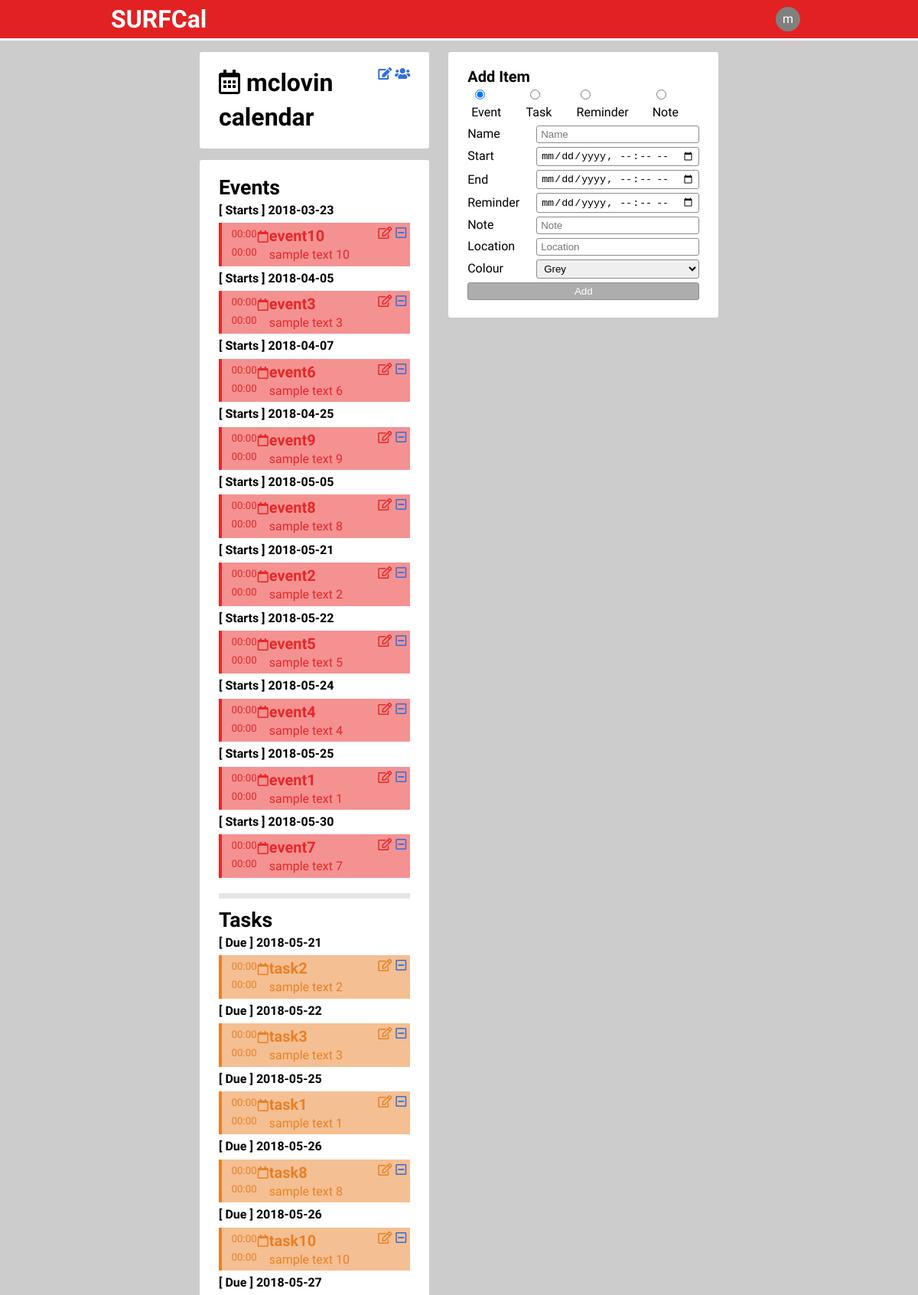
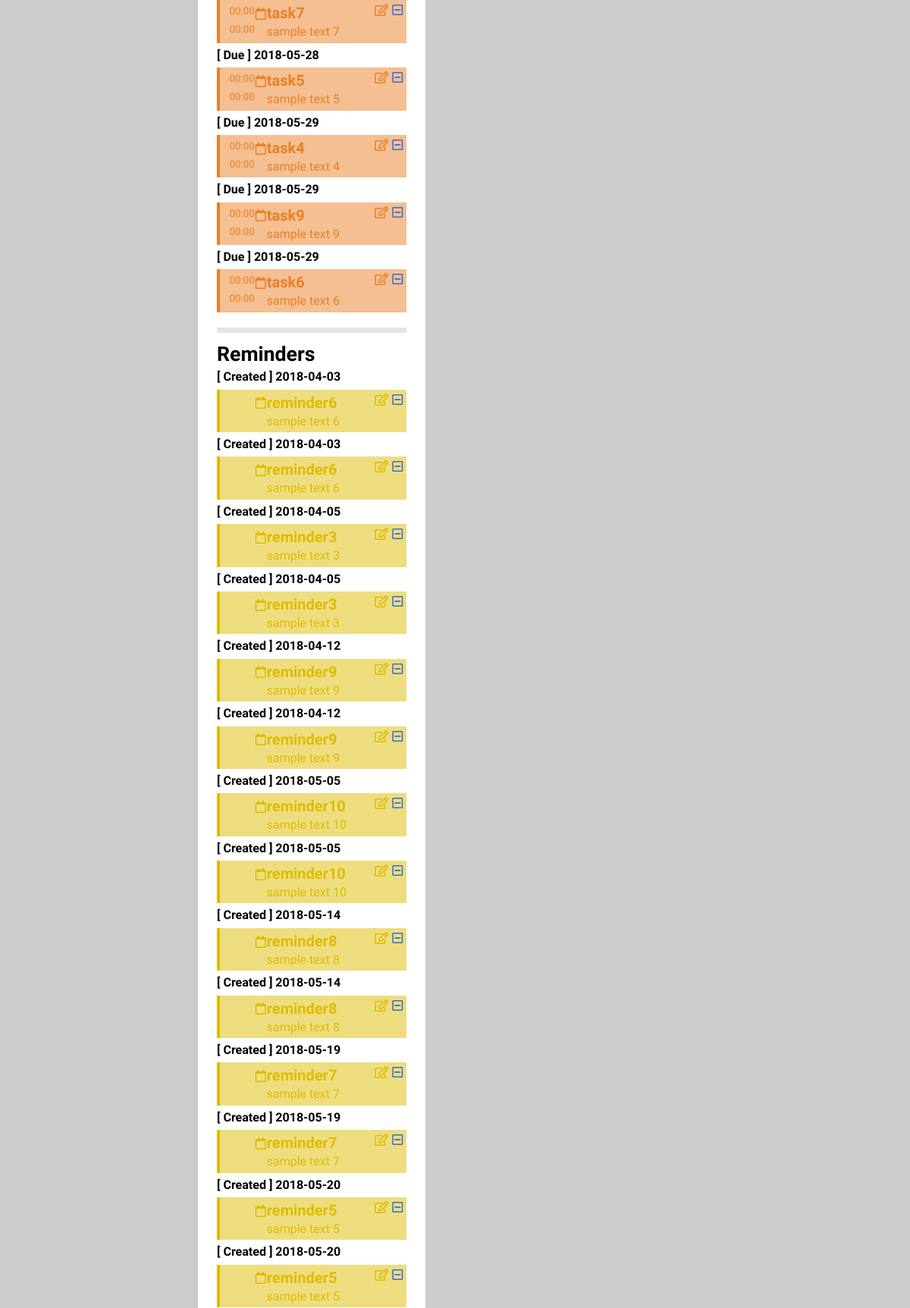
/?SURFCal=calendar (signed in, upper part), run on the app's committed database (2 pictures, top to bottom).
### tables this page shows
CREATE TABLE Calendars (
    calendarId  INTEGER AUTO_INCREMENT,
    name        VARCHAR(32) NOT NULL,
    description VARCHAR(256) NOT NULL,
    PRIMARY KEY (calendarId)
);

CREATE TABLE EventItems (
    itemId      INTEGER,
    startDate   DATETIME NOT NULL,
    endDate     DATETIME,
    PRIMARY KEY (itemId),
    FOREIGN KEY (itemId) REFERENCES Items(itemId) ON DELETE CASCADE ON UPDATE CASCADE
);

CREATE TABLE Items (
    itemId      INTEGER AUTO_INCREMENT,
    calendarId  INTEGER,
    name        VARCHAR(32),
    createDate  DATE NOT NULL,
    note        VARCHAR(256),
    reminder    DATETIME,
    type        ENUM('event', 'task', 'reminder', 'note') NOT NULL,
    createdBy   INTEGER,
    location    VARCHAR(32),
    colour      INTEGER,
    PRIMARY KEY (itemId),
    FOREIGN KEY (calendarId) REFERENCES Calendars(calendarId) ON DELETE CASCADE ON UPDATE CASCADE,
    FOREIGN KEY (type) REFERENCES ItemType(type) ON DELETE CASCADE ON UPDATE CASCADE,
    FOREIGN KEY (createdBy) REFERENCES Accounts(id)
);

CREATE TABLE TaskItems (
    itemId      INTEGER,
    dueDate     DATETIME NOT NULL,
    completionDate DATETIME,
    PRIMARY KEY (itemId),
    FOREIGN KEY (itemId) REFERENCES Items(itemId) ON DELETE CASCADE ON UPDATE CASCADE
);

### web/config/database.php (called while the page is built, shortened)
<?php
$host = 'localhost';
$user = 'root';
$pass = '';
$schema = 'surfcal';
$conn = new mysqli($host, $user, $pass, $schema);
$conn->set_charset('utf-8');
function getCalendar($calendarId){
    global $conn;
    $query = "SELECT * FROM Calendars";
    $response = @mysqli_query($conn, $query);
    if ($response){
        return mysqli_fetch_assoc($response);
    }
    else{
    	return NULL;
    }
}
function getItemsByType($type, $calendarId){
	global $conn;
    $queries = array("event"    => "SELECT * FROM Items I, EventItems E WHERE I.type = 'event' && I.itemId = E.itemId
                                    ORDER BY E.startDate ASC;",
                     "task"     => "SELECT * FROM Items I, TaskItems E WHERE I.type = 'task' && I.itemId = E.itemId           ORDER BY E.dueDate ASC;",
                     "reminder" => "SELECT * FROM Items WHERE type = 'reminder' ORDER BY createDate ASC;",
                     "note"     => "SELECT * FROM Items WHERE type = 'note' ORDER BY createDate DESC;");
    if ($queries[$type]){
        $response = @mysqli_query($conn, $queries[$type]);
        if ($response){
        	$items = [];
            while($item = mysqli_fetch_assoc($response)){
                array_push($items, $item);
            }
            return $items;
        }
        else{
        	return NULL;
        }
    }
    else{
        echo("<br> !!!! Incorrect type inputted: " . $type . " !!!! <br>");
  		return NULL;
    }
}
?>

### web/sources/calendar/functions.php (the view, shortened to what this page needs)
<?php
$COLOURS = array(0 => "grey",
				 1 => "red",
				 2 => "orange",
				 3 => "yellow",
				 4 => "green",
				 5 => "blue",
				 6 => "purple",
				 7 => "black");
$profile = 'SURFCal';
function itemsToHTML($type, $items){
	if ($type !== 'event' && $type !== 'task' && $type !== 'note'
		&& $type !== 'reminder'){
			echo "!!!!! Incorrect type input. !!!!!!";
	}
	else {
		foreach($items as &$item) {
			global $COLOURS;
			global $profile;
			$itemId = $item["itemId"];
	        $name = $item["name"];
	        $description = $item["note"];
	        $colour = isset($item["colour"]) ? $COLOURS[$item["colour"]] : 0;
	        if ($type === 'event'){
	        	$timeText = "[ Starts ] ";
		        $beginningDate = substr($item["startDate"], 0, -8);
		        $beginningHour = date('H:i',strtotime($item["startDate"]));
		        $endingDate = $item["endDate"];
		        $endingHour = date('H:i',strtotime($endingDate));
		    }
	        else if ($type === 'task'){
	        	$timeText = "[ Due ] ";
	        	$beginningDate = substr($item["dueDate"], 0, -8);
		        $beginningHour = date('H:i',strtotime($item["dueDate"]));
		        $endingDate = $item["completionDate"];
		        $endingHour = date('H:i',strtotime($endingDate));
	        }
	        else if ($type === 'reminder' || $type === 'note'){
				$timeText = "[ Created ] ";
	        	$beginningDate = $item["createDate"];
		        $beginningHour = NULL;
		        $endingDate = NULL;
		        $endingHour = NULL;
	        }
	        echo "<h6>{$timeText} {$beginningDate}</h6>";
	        echo "<article class=$colour>";
	            echo "<div class ='time'>";
	                echo "<time class='start' datetime=$beginningDate'>{$beginningHour}</time>";
	                echo "<time class='end' datetime=$endingDate>{$endingHour}</time>";
	            echo "</div>";
	            echo "<div class='indicator'><i class='far fa-calendar'></i></div>";
	            echo "<div class='itemInfo'>";
	                echo "<h5>{$name}</h5>";
	                echo "<p>{$description}</p>";
	            echo "</div>";
	            $itemEncoded = json_encode($item);
                echo "<a class='edit'><i id='editButton' class='far fa-edit' align='right' onclick='javascript:openModal($itemEncoded);'></i></a>";
                echo "<a class='remove' href='?$profile=calendar&calendar=removeItem&id=$itemId'><i class='far fa-minus-square' align='right' style='padding-left: 5px''></i></a>";
	        echo "</article>";
	    }
	}
}
?>

### web/sources/calendar/main.php (shortened to what this page needs)
<?php
include_once("functions.php");
if(!$loggedin){
	header("Location: ?$profile=login");
}
else
{
	include('styles/header.php');
    $calendar_data = getCalendar($_SESSION['calId']);
    if ($calendar_data){
        $calendar_name = $calendar_data["name"];
    }
    else{
        $calendar_name = "Calendar";
        echo("!!!!!! Could not retrieve Calendar info. !!!!!!");
    }
    echo "<div class='main global'>";
        echo "<div class='container'>";
            echo "<main>";
                echo <<<_END
                    <header class="calendar">
                        <h2><i class="far fa-calendar-alt"></i> {$calendar_name} </h2>
                        <span class="actions">
                            <a class="edit" href="#"><i class="fas fa-edit"></i></a>
                            <a class="addMember" href="#"><i class="fas fa-users"></i></a>
                        </span>
                    </header>
_END;
                    echo "<section class='items' id='items'>";
                    echo "<h3>Events</h3>";
                    $event_items = getItemsByType('event', $_SESSION['calId']);
                    if ($event_items){
                        itemsToHTML('event', $event_items);
                    }
                    else{
                        echo "<h6>No events have been added yet.</h6>";
                    }
                    echo "<div class='item_type_border'></div>";
                    echo "<h3>Tasks</h3>";
                    $task_items = getItemsByType('task', $_SESSION['calId']);
                    if ($task_items){
                        itemsToHTML('task', $task_items);
                    }
                    else{
                        echo "<h6>No tasks have been added yet.</h6>";
                    }
                    echo "<div class='item_type_border'></div>";
                    echo "<h3>Reminders</h3>";
                    $reminder_items = getItemsByType('reminder', $_SESSION['calId']);
                    if ($reminder_items){
                        itemsToHTML('reminder', $reminder_items);
                    }
                    else{
                        echo "<h6>No reminders have been added yet.</h6>";
                    }
                    echo "</section>";
            echo "</main>";
            echo <<<_END
            <aside class="addItem">
                <h4>Add Item</h4>
                <form id="type" class="type" action="#">
                    <div class="radioField"><input type="radio" name="itemType" value="event" id="eventButton" checked="checked" onclick="javascript:typeCheck();""> Event</div>
                    <div class="radioField"><input type="radio" name="itemType" value="task" id="taskButton" onclick="javascript:typeCheck();""> Task</div>
                    <div class="radioField"><input type="radio" name="itemType" value="reminder" id="reminderButton" onclick="javascript:typeCheck();""> Reminder</div>
                    <div class="radioField"><input type="radio" name="itemType" value="note" id="noteButton" onclick="javascript:typeCheck();"> Note</div>
                </form>
                <div id="eventBlock" style="display:block">
                    <form id="event" action="?$profile=calendar&calendar=addItem" method="post">
                        <div class="field"><label for="name">Name</label><input type="text" name="name" placeholder="Name" required="required" maxlength="64"></div>
                        <div class="field"><label for="start">Start</label><input type="datetime-local" name="start_date" placeholder="Start Date" required="required" value="start_date"></div>
                        <div class="field"><label for="end">End</label><input type="datetime-local" name="end_date" placeholder="End Date" value = "end_date"></div>
                        <div class="field"><label for="reminder">Reminder</label><input type="datetime-local" name="reminder" placeholder="Reminder"></div>
                        <div class="field"><label for="note">Note</label><input type="text" name="note" placeholder="Note" maxlength="1024" class="note"></div>
                        <div class="field"><label for="location">Location</label><input type="text" name="location" placeholder="Location" maxlength="256"></div>
                        <div class="field">
                            <label for="colour">Colour</label>
                            <select name="colour">
                                <option value="0" class="grey">Grey</option>
                            </select>
                        </div>
                        <div class="field"><input type="submit" value="Add" class="button"></div>
                    </form>
                </div>
                    <form id="task" action="?$profile=calendar&calendar=addItem" method="post">
                    </form>
                    <form id="reminder" action="?$profile=calendar&calendar=addItem" method="post">
                    </form>
                    <form id="note" action="?$profile=calendar&calendar=addItem" method="post">
                    </form>
            </aside>
_END;
    echo "</div>";
echo "</div>";
	include('styles/footer.php');
}
?>

### web/styles/styles.css (style rules this page uses)
html, body { height: 100%; min-height: auto; }
body { background-color: #cccccc; color: black; font-family: "Source Sans Pro", sans-serif; font-size: 12pt; font-weight: 300; line-height: 1.4; margin: 0; padding: 0; }
h1, h2, h3, h4, h5, h6 { font-weight: 700; margin: 0; padding: 0; }
h2 { font-size: 24pt; }
h3 { font-size: 20pt; }
h4 { font-size: 15pt; }
h5 { font-size: 15pt; }
h6 { font-size: 12pt; }
p { margin: 0; padding: 0; }
form { margin: 0; }
form.type { display: flex; }
form.type .radioField { margin: 0 5px; }
form .field { align-items: center; display: flex; margin: 5px 0; }
form .field label { min-width: 10ch; }
form .field input, form .field select { border: 1px solid #8b8b8b; border-radius: 3px; box-sizing: border-box; display: inline-block; padding: 3px 5px; flex: 1; }
form .button { background-color: rgba(139, 139, 139, 0.7); color: white; transition: all 0.3s ease-in; }
a:link, a:visited { color: #326ed8; text-decoration: none; }
.container { box-sizing: border-box; margin: 0 auto; max-width: 1600px; padding: 0 25px; width: 100%; }
.main.global { flex: 1; }
main header, main section, .addItem { background-color: white; border-radius: 3px; box-sizing: border-box; padding: 18px 25px; }
main > * { margin-bottom: 15px; }
main header.calendar { display: flex; }
main header.calendar h2 { flex: 1; }
.items article { background-color: rgba(119, 119, 119, 0.5); border-left: 3pt solid rgb(119, 119, 119); color: rgb(119, 119, 119); display: flex; margin: 5px 0; padding: 3px 5px; }
.items article .time { text-align: right; font-size: 10pt; line-height: 18pt; width: 9ch; }
.items article .time > * { display: block; }
.items article .indicator { display: flex; justify-content: center; width: 20pt; margin-top: 5pt; }
.items article.red { background-color: rgba(233, 39, 39, 0.5); border-color: rgb(233, 39, 39); color: rgb(233, 39, 39); }
.items article.orange { background-color: rgba(233, 128, 39, 0.5); border-left-color: rgb(233, 128, 39); color: rgb(233, 128, 39); }
.items article.yellow { background-color: rgba(222, 188, 0, 0.5); border-color: rgb(222, 188, 0); color: rgb(222, 188, 0); }
.items .itemInfo { min-width: 0; width: 100%; }
.items .itemInfo h5, .items .itemInfo p { min-width: 0; overflow: hidden; text-overflow: ellipsis; white-space: nowrap; width: 100%; }
.item_type_border { border-bottom-style:solid; border-width: 7px; color: rgba(0, 0, 0, 0.1); margin-top: 20px; margin-bottom: 10px; }
@media all and (min-width: 800px) { .container { width: 80%; } }
@media all and (min-width: 800px) { .main .container { align-items: flex-start; display: flex; } }
@media all and (min-width: 800px) { main { flex: 1; } }
@media all and (min-width: 800px) { main > *:last-child { margin-bottom: 0; } }
@media all and (min-width: 800px) { .addItem { margin-left: 25px; width: 375px; } }

### data on the page
calendars: name "mclovin calendar"
eventitems: timeText "[ Starts ]", startDate "2018-03-23", startDate "00:00", endDate "00:00", itemId.name "event10", itemId.note "sample text 10"
eventitems: timeText "[ Starts ]", startDate "2018-04-05", startDate "00:00", endDate "00:00", itemId.name "event3", itemId.note "sample text 3"
eventitems: timeText "[ Starts ]", startDate "2018-04-07", startDate "00:00", endDate "00:00", itemId.name "event6", itemId.note "sample text 6"
eventitems: timeText "[ Starts ]", startDate "2018-04-25", startDate "00:00", endDate "00:00", itemId.name "event9", itemId.note "sample text 9"
eventitems: timeText "[ Starts ]", startDate "2018-05-05", startDate "00:00", endDate "00:00", itemId.name "event8", itemId.note "sample text 8"
eventitems: timeText "[ Starts ]", startDate "2018-05-21", startDate "00:00", endDate "00:00", itemId.name "event2", itemId.note "sample text 2"
eventitems: timeText "[ Starts ]", startDate "2018-05-22", startDate "00:00", endDate "00:00", itemId.name "event5", itemId.note "sample text 5"
eventitems: timeText "[ Starts ]", startDate "2018-05-24", startDate "00:00", endDate "00:00", itemId.name "event4", itemId.note "sample text 4"
eventitems: timeText "[ Starts ]", startDate "2018-05-25", startDate "00:00", endDate "00:00", itemId.name "event1", itemId.note "sample text 1"
eventitems: timeText "[ Starts ]", startDate "2018-05-30", startDate "00:00", endDate "00:00", itemId.name "event7", itemId.note "sample text 7"
taskitems: timeText "[ Due ]", dueDate "2018-05-21", dueDate "00:00", completionDate "00:00", itemId.name "task2", itemId.note "sample text 2"
taskitems: timeText "[ Due ]", dueDate "2018-05-22", dueDate "00:00", completionDate "00:00", itemId.name "task3", itemId.note "sample text 3"
taskitems: timeText "[ Due ]", dueDate "2018-05-25", dueDate "00:00", completionDate "00:00", itemId.name "task1", itemId.note "sample text 1"
taskitems: timeText "[ Due ]", dueDate "2018-05-26", dueDate "00:00", completionDate "00:00", itemId.name "task8", itemId.note "sample text 8"
taskitems: timeText "[ Due ]", dueDate "2018-05-26", dueDate "00:00", completionDate "00:00", itemId.name "task10", itemId.note "sample text 10"
taskitems: timeText "[ Due ]", dueDate "2018-05-27", dueDate "00:00", completionDate "00:00", itemId.name "task7", itemId.note "sample text 7"
taskitems: timeText "[ Due ]", dueDate "2018-05-28", dueDate "00:00", completionDate "00:00", itemId.name "task5", itemId.note "sample text 5"
taskitems: timeText "[ Due ]", dueDate "2018-05-29", dueDate "00:00", completionDate "00:00", itemId.name "task4", itemId.note "sample text 4"
taskitems: timeText "[ Due ]", dueDate "2018-05-29", dueDate "00:00", completionDate "00:00", itemId.name "task9", itemId.note "sample text 9"
taskitems: timeText "[ Due ]", dueDate "2018-05-29", dueDate "00:00", completionDate "00:00", itemId.name "task6", itemId.note "sample text 6"
items: timeText "[ Created ]", createDate "2018-04-03", name "reminder6", note "sample text 6"
items: timeText "[ Created ]", createDate "2018-04-03", name "reminder6", note "sample text 6"
items: timeText "[ Created ]", createDate "2018-04-05", name "reminder3", note "sample text 3"
items: timeText "[ Created ]", createDate "2018-04-05", name "reminder3", note "sample text 3"
items: timeText "[ Created ]", createDate "2018-04-12", name "reminder9", note "sample text 9"
items: timeText "[ Created ]", createDate "2018-04-12", name "reminder9", note "sample text 9"
items: timeText "[ Created ]", createDate "2018-05-05", name "reminder10", note "sample text 10"
items: timeText "[ Created ]", createDate "2018-05-05", name "reminder10", note "sample text 10"
items: timeText "[ Created ]", createDate "2018-05-14", name "reminder8", note "sample text 8"
items: timeText "[ Created ]", createDate "2018-05-14", name "reminder8", note "sample text 8"
items: timeText "[ Created ]", createDate "2018-05-19", name "reminder7", note "sample text 7"
items: timeText "[ Created ]", createDate "2018-05-19", name "reminder7", note "sample text 7"
items: timeText "[ Created ]", createDate "2018-05-20", name "reminder5", note "sample text 5"
items: timeText "[ Created ]", createDate "2018-05-20", name "reminder5", note "sample text 5"

### other printed values
$user[0] "m"
